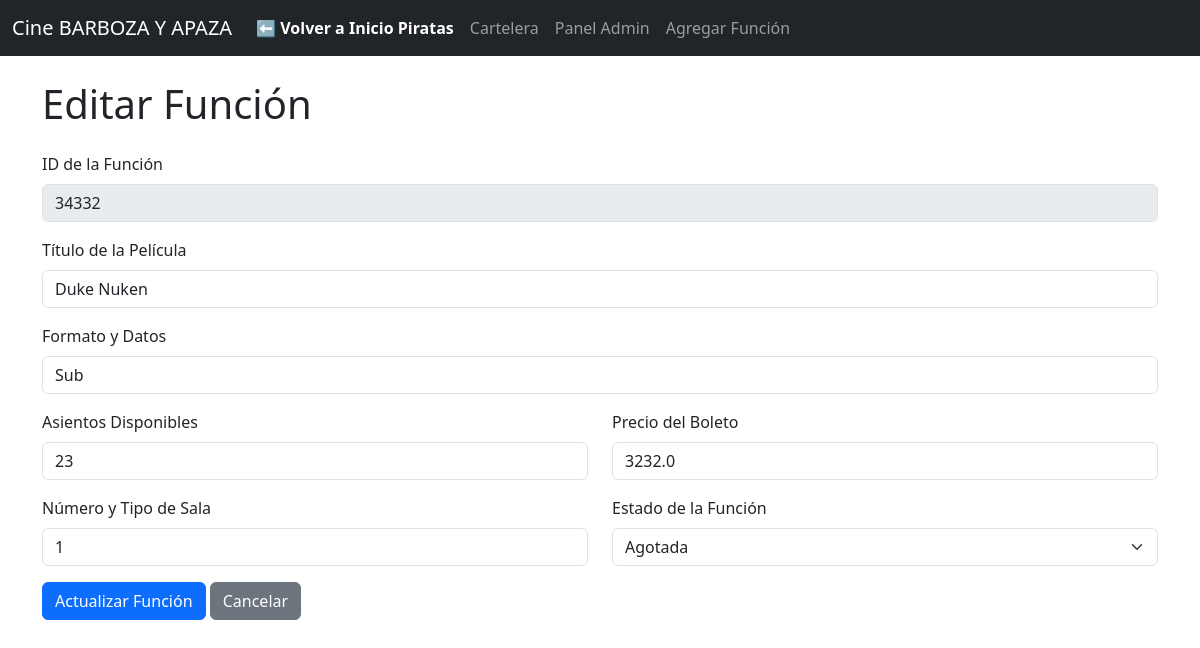
The app's page /cine/editar/34332 with its own data.
### tables this page shows
CREATE TABLE funciones (
            id_funcion TEXT PRIMARY KEY,
            titulo_pelicula TEXT NOT NULL,
            formato_datos TEXT,
            asientos_disponibles INTEGER NOT NULL,
            precio_boleto REAL NOT NULL,
            sala TEXT,
            estado_funcion TEXT NOT NULL DEFAULT 'Próximamente'
        );

### app .py (the view, shortened to what this page needs)
@app.route('/cine/editar/<id_funcion>', methods=['GET', 'POST'])
def editar(id_funcion):
    conn = get_db_connection()
    funcion = conn.execute('SELECT * FROM funciones WHERE id_funcion = ?', (id_funcion,)).fetchone()
    conn.close()
    return render_template('editar.html', funcion=funcion)

### app .py (called while the page is built)
def get_db_connection():
    conn = sqlite3.connect('cine.db')
    conn.row_factory = sqlite3.Row
    return conn

### templates/editar.html (shortened to what this page needs)
{% extends 'layout.html' %}
{% block content %}
    <h1 class="mb-4">Editar Función</h1>
    <form action="{{ url_for('editar', id_funcion=funcion.id_funcion) }}" method="post">
        <div class="mb-3">
            <label for="id_funcion" class="form-label">ID de la Función</label>
            <input type="text" class="form-control" id="id_funcion" name="id_funcion" value="{{ funcion.id_funcion }}" readonly disabled>
        </div>
        <div class="mb-3">
            <label for="titulo_pelicula" class="form-label">Título de la Película</label>
            <input type="text" class="form-control" id="titulo_pelicula" name="titulo_pelicula" value="{{ funcion.titulo_pelicula }}" required>
        </div>
        <div class="mb-3">
            <label for="formato_datos" class="form-label">Formato y Datos</label>
            <input type="text" class="form-control" id="formato_datos" name="formato_datos" value="{{ funcion.formato_datos }}">
        </div>
        <div class="row">
            <div class="col-md-6 mb-3">
                <label for="asientos_disponibles" class="form-label">Asientos Disponibles</label>
                <input type="number" class="form-control" id="asientos_disponibles" name="asientos_disponibles" value="{{ funcion.asientos_disponibles }}" required>
            </div>
            <div class="col-md-6 mb-3">
                <label for="precio_boleto" class="form-label">Precio del Boleto</label>
                <input type="number" step="0.01" class="form-control" id="precio_boleto" name="precio_boleto" value="{{ funcion.precio_boleto }}" required>
            </div>
        </div>
        <div class="row">
            <div class="col-md-6 mb-3">
                <label for="sala" class="form-label">Número y Tipo de Sala</label>
                <input type="text" class="form-control" id="sala" name="sala" value="{{ funcion.sala }}" required>
            </div>
            <div class="col-md-6 mb-3">
                <label for="estado_funcion" class="form-label">Estado de la Función</label>
                <select class="form-select" id="estado_funcion" name="estado_funcion" required>
                    <option value="Agotada" {% if funcion.estado_funcion == 'Agotada' %}selected{% endif %}>Agotada</option>
                </select>
            </div>
        </div>
        <button type="submit" class="btn btn-primary">Actualizar Función</button>
       <a href="{{ url_for('gestion_cine') }}" class="btn btn-secondary">Cancelar</a>
    </form>
{% endblock %}

### records on screen
funciones: id_funcion "34332", titulo_pelicula "Duke Nuken", formato_datos "Sub", asientos_disponibles "23", precio_boleto "3232.0", sala "1", estado_funcion "Agotada"
